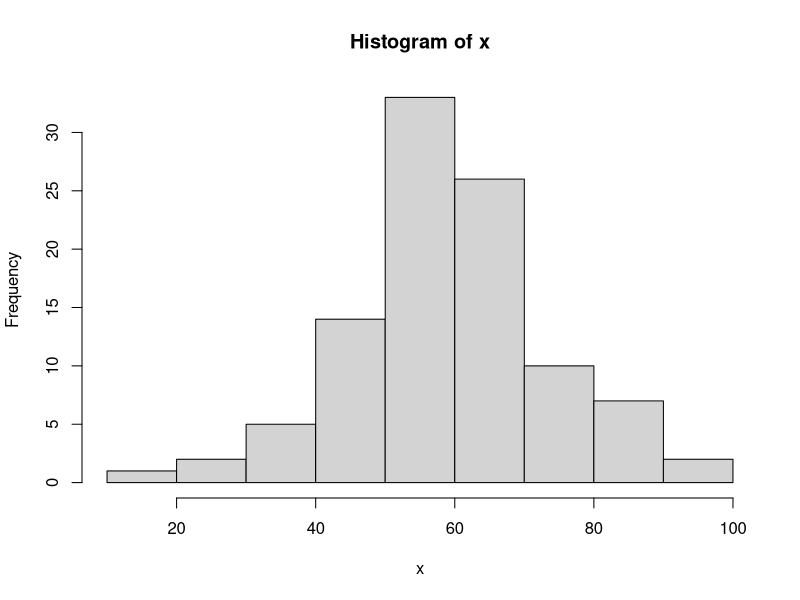

Write the R code that produced this figure.
## ---- chunk 1
knitr::opts_chunk$set(echo = TRUE)
## ---- chunk 2
x <- rnorm(n = 100, mean = 60, sd = 15)
## ---- chunk 3
head(x)
## ---- chunk 4
hist(x)
## ---- chunk 5
t.test(x, mu = 50)
## ---- chunk 6
y <- rnorm(n = 100, mean = 50, sd = 15)
## ---- chunk 7
t.test(x, y)
